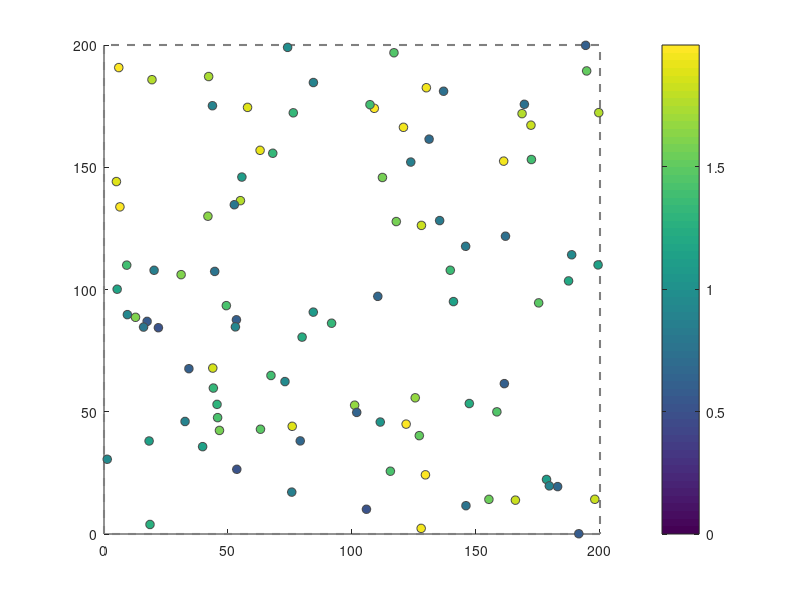

Write MATLAB code to recreate this figure. (Note: this script raises an error after producing the figure.)
%% GENERATE_TOPOLOGY_FIGURE.M
%  New Enhancement A: Network deployment topology figure
%  Run from: D:\Aymen Research Repo\CARHy_WSN_Paper\matlab\
%  Output:   ..\figures\fig_topology.pdf
%
%  Shows: 200×200m area, 100 nodes (colour-coded by initial energy),
%         BS at (100,100), secondary sink at (200,100),
%         transmission range circle around one sample node.
%
%  Uses seed=42 for reproducible node placement.
%  Estimated time: <1 minute

clc; clear; close all;
fprintf('=== Generating Network Topology Figure ===\n\n');

%% ── Parameters (must match get_params) ────────────────────────────────────
N      = 100;       % number of sensor nodes
A      = 200;       % area side length (m)
Emin   = 0.5;       % min initial energy (J)
Emax   = 2.0;       % max initial energy (J)
R_tx   = 200;       % max transmission range (m) — from your simulation
BS     = [100, 100]; % base station position
Sink2  = [200, 100]; % secondary sink position
seed   = 42;

%% ── Generate node positions (same seed as simulation) ────────────────────
rng(seed);
node_x  = rand(1, N) * A;
node_y  = rand(1, N) * A;
node_E0 = Emin + rand(1, N) * (Emax - Emin);  % heterogeneous energy

%% ── Plot ─────────────────────────────────────────────────────────────────
fig = figure('Visible', 'off', 'Position', [100 100 600 550]);

% Plot deployment boundary
rectangle('Position', [0 0 A A], 'EdgeColor', [0.5 0.5 0.5], ...
          'LineWidth', 1.5, 'LineStyle', '--', 'HandleVisibility', 'off');
hold on;

% Plot sensor nodes — colour by initial energy
scatter(node_x, node_y, 40, node_E0, 'filled', 'MarkerEdgeColor', [0.3 0.3 0.3], ...
        'LineWidth', 0.5);
cb = colorbar;
cb.Label.String = 'Initial Energy E_0 (J)';
cb.Label.FontSize = 11;
colormap(parula);
clim([Emin Emax]);

% Plot BS (large red star)
plot(BS(1), BS(2), 'p', 'MarkerSize', 22, 'MarkerFaceColor', [0.85 0.1 0.1], ...
     'MarkerEdgeColor', 'k', 'LineWidth', 1.2);

% Plot secondary sink (large blue diamond)
plot(Sink2(1), Sink2(2), 'd', 'MarkerSize', 16, 'MarkerFaceColor', [0.1 0.3 0.8], ...
     'MarkerEdgeColor', 'k', 'LineWidth', 1.2);

% Show transmission range circle around one example node (node 1)
theta = linspace(0, 2*pi, 100);
tx_range_display = 100;
plot(BS(1) + tx_range_display * cos(theta), ...
     BS(2) + tx_range_display * sin(theta), ...
     'Color', [0.3 0.7 0.3 0.5], 'LineWidth', 1.5, 'LineStyle', '-.');

% Labels
text(BS(1), BS(2) - 12, 'BS', 'HorizontalAlignment', 'center', ...
     'FontSize', 10, 'FontWeight', 'bold', 'Color', [0.85 0.1 0.1]);
text(Sink2(1) - 12, Sink2(2) - 12, 'Sink_2', 'HorizontalAlignment', 'center', ...
     'FontSize', 10, 'FontWeight', 'bold', 'Color', [0.1 0.3 0.8], ...
     'Interpreter', 'tex');

hold off;

xlabel('X Position (m)', 'FontSize', 12, 'FontWeight', 'bold');
ylabel('Y Position (m)', 'FontSize', 12, 'FontWeight', 'bold');
title('Network Deployment Topology (N = 100)', 'FontSize', 14, 'FontWeight', 'bold');
legend({'Sensor Nodes', 'Base Station (BS)', 'Secondary Sink', 'Communication Range (100m)'}, ...
       'Location', 'southwest', 'FontSize', 9);
axis equal;
xlim([-10 215]);
ylim([-10 215]);
grid on;
set(gca, 'FontSize', 11);

%% ── Export ────────────────────────────────────────────────────────────────
outdir = fullfile('..', 'figures');
if ~exist(outdir, 'dir'), mkdir(outdir); end

outpath = fullfile(outdir, 'fig_topology.pdf');
exportgraphics(fig, outpath, 'ContentType', 'vector');
fprintf('  Saved: %s\n', outpath);
fprintf('\nDone.\n');
